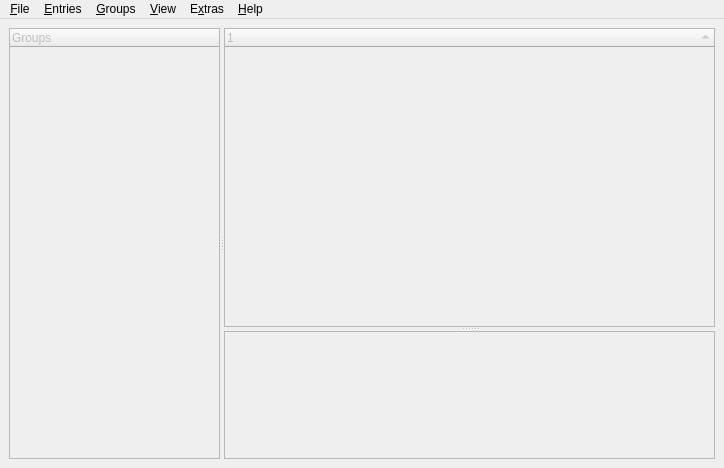
<?xml version="1.0" encoding="UTF-8"?>
<ui version="4.0">
 <author>Tarek Saidi</author>
 <class>MainWindow</class>
 <widget class="QMainWindow" name="MainWindow">
  <property name="geometry">
   <rect>
    <x>0</x>
    <y>0</y>
    <width>724</width>
    <height>468</height>
   </rect>
  </property>
  <property name="mouseTracking">
   <bool>true</bool>
  </property>
  <property name="windowTitle">
   <string>KeePassX</string>
  </property>
  <widget class="QWidget" name="centralWidget">
   <layout class="QVBoxLayout">
    <item>
     <widget class="QSplitter" name="VSplitter">
      <property name="orientation">
       <enum>Qt::Horizontal</enum>
      </property>
      <widget class="KeepassGroupView" name="GroupView">
       <property name="enabled">
        <bool>false</bool>
       </property>
       <property name="sizePolicy">
        <sizepolicy hsizetype="Expanding" vsizetype="Expanding">
         <horstretch>30</horstretch>
         <verstretch>0</verstretch>
        </sizepolicy>
       </property>
       <property name="acceptDrops">
        <bool>true</bool>
       </property>
       <property name="showDropIndicator" stdset="0">
        <bool>true</bool>
       </property>
       <property name="dragEnabled">
        <bool>false</bool>
       </property>
       <column>
        <property name="text">
         <string>Groups</string>
        </property>
       </column>
      </widget>
      <widget class="QSplitter" name="HSplitter">
       <property name="sizePolicy">
        <sizepolicy hsizetype="Expanding" vsizetype="Expanding">
         <horstretch>70</horstretch>
         <verstretch>0</verstretch>
        </sizepolicy>
       </property>
       <property name="orientation">
        <enum>Qt::Vertical</enum>
       </property>
       <widget class="KeepassEntryView" name="EntryView">
        <property name="enabled">
         <bool>false</bool>
        </property>
        <property name="sizePolicy">
         <sizepolicy hsizetype="Expanding" vsizetype="Expanding">
          <horstretch>0</horstretch>
          <verstretch>70</verstretch>
         </sizepolicy>
        </property>
        <property name="selectionMode">
         <enum>QAbstractItemView::ExtendedSelection</enum>
        </property>
        <property name="rootIsDecorated">
         <bool>false</bool>
        </property>
        <property name="sortingEnabled">
         <bool>true</bool>
        </property>
       </widget>
       <widget class="QTextBrowser" name="DetailView">
        <property name="enabled">
         <bool>false</bool>
        </property>
        <property name="sizePolicy">
         <sizepolicy hsizetype="Expanding" vsizetype="Expanding">
          <horstretch>0</horstretch>
          <verstretch>30</verstretch>
         </sizepolicy>
        </property>
        <property name="minimumSize">
         <size>
          <width>0</width>
          <height>30</height>
         </size>
        </property>
        <property name="readOnly">
         <bool>true</bool>
        </property>
        <property name="openLinks">
         <bool>false</bool>
        </property>
       </widget>
      </widget>
     </widget>
    </item>
   </layout>
  </widget>
  <widget class="QMenuBar" name="menuBar">
   <property name="geometry">
    <rect>
     <x>0</x>
     <y>0</y>
     <width>724</width>
     <height>24</height>
    </rect>
   </property>
   <widget class="QMenu" name="menuHelp">
    <property name="title">
     <string>&amp;Help</string>
    </property>
    <addaction name="HelpHandbookAction"/>
    <addaction name="separator"/>
    <addaction name="HelpAboutAction"/>
   </widget>
   <widget class="QMenu" name="menuFile">
    <property name="title">
     <string>&amp;File</string>
    </property>
    <widget class="QMenu" name="menuExport">
     <property name="title">
      <string>&amp;Export to...</string>
     </property>
    </widget>
    <widget class="QMenu" name="menuImport">
     <property name="title">
      <string>&amp;Import from...</string>
     </property>
    </widget>
    <widget class="QMenu" name="menuBookmarks">
     <property name="title">
      <string>&amp;Bookmarks</string>
     </property>
    </widget>
    <addaction name="FileNewAction"/>
    <addaction name="FileOpenAction"/>
    <addaction name="menuBookmarks"/>
    <addaction name="FileCloseAction"/>
    <addaction name="separator"/>
    <addaction name="FileSaveAction"/>
    <addaction name="FileSaveAsAction"/>
    <addaction name="separator"/>
    <addaction name="FileSettingsAction"/>
    <addaction name="FileChangeKeyAction"/>
    <addaction name="separator"/>
    <addaction name="menuImport"/>
    <addaction name="menuExport"/>
    <addaction name="separator"/>
    <addaction name="FileUnLockWorkspaceAction"/>
    <addaction name="FileExitAction"/>
   </widget>
   <widget class="QMenu" name="menuEntries">
    <property name="title">
     <string>&amp;Entries</string>
    </property>
    <addaction name="EditNewEntryAction"/>
    <addaction name="EditCloneEntryAction"/>
    <addaction name="EditEditEntryAction"/>
    <addaction name="EditDeleteEntryAction"/>
    <addaction name="EditAutoTypeAction"/>
    <addaction name="separator"/>
    <addaction name="EditUsernameToClipboardAction"/>
    <addaction name="EditPasswordToClipboardAction"/>
    <addaction name="EditOpenUrlAction"/>
    <addaction name="EditCopyUrlAction"/>
    <addaction name="EditSaveAttachmentAction"/>
    <addaction name="separator"/>
    <addaction name="EditSearchAction"/>
    <addaction name="EditGroupSearchAction"/>
   </widget>
   <widget class="QMenu" name="ViewMenu">
    <property name="title">
     <string>&amp;View</string>
    </property>
    <widget class="QMenu" name="menuTool_Button_Sizes">
     <property name="title">
      <string>Toolbar &amp;Icon Size</string>
     </property>
     <addaction name="ViewToolButtonSize16Action"/>
     <addaction name="ViewToolButtonSize22Action"/>
     <addaction name="ViewToolButtonSize28Action"/>
    </widget>
    <widget class="QMenu" name="menuColumns">
     <property name="title">
      <string>&amp;Columns</string>
     </property>
     <addaction name="ViewColumnsGroupAction"/>
     <addaction name="ViewColumnsTitleAction"/>
     <addaction name="ViewColumnsUsernameAction"/>
     <addaction name="ViewColumnsUrlAction"/>
     <addaction name="ViewColumnsPasswordAction"/>
     <addaction name="ViewColumnsCommentAction"/>
     <addaction name="separator"/>
     <addaction name="ViewColumnsExpireAction"/>
     <addaction name="ViewColumnsCreationAction"/>
     <addaction name="ViewColumnsLastChangeAction"/>
     <addaction name="ViewColumnsLastAccessAction"/>
     <addaction name="ViewColumnsAttachmentAction"/>
    </widget>
    <addaction name="ViewShowEntryDetailsAction"/>
    <addaction name="ViewShowStatusbarAction"/>
    <addaction name="separator"/>
    <addaction name="ViewHideUsernamesAction"/>
    <addaction name="ViewHidePasswordsAction"/>
    <addaction name="separator"/>
    <addaction name="menuColumns"/>
    <addaction name="menuTool_Button_Sizes"/>
   </widget>
   <widget class="QMenu" name="menuExtras">
    <property name="title">
     <string>E&amp;xtras</string>
    </property>
    <addaction name="ExtrasPasswordGenAction"/>
    <addaction name="ExtrasShowExpiredEntriesAction"/>
    <addaction name="ExtrasExpireAllEntriesAction"/>
    <addaction name="ExtrasTrashCanAction"/>
    <addaction name="separator"/>
    <addaction name="ExtrasSettingsAction"/>
   </widget>
   <widget class="QMenu" name="menuGroups">
    <property name="title">
     <string>&amp;Groups</string>
    </property>
    <addaction name="EditNewGroupAction"/>
    <addaction name="EditNewSubgroupAction"/>
    <addaction name="EditEditGroupAction"/>
    <addaction name="EditDeleteGroupAction"/>
    <addaction name="EditGroupSortAction"/>
   </widget>
   <addaction name="menuFile"/>
   <addaction name="menuEntries"/>
   <addaction name="menuGroups"/>
   <addaction name="ViewMenu"/>
   <addaction name="menuExtras"/>
   <addaction name="menuHelp"/>
  </widget>
  <action name="ManageBookmarksAction">
   <property name="text">
    <string>&amp;Manage Bookmarks...</string>
   </property>
  </action>
  <action name="FileOpenAction">
   <property name="text">
    <string>&amp;Open Database...</string>
   </property>
  </action>
  <action name="FileCloseAction">
   <property name="text">
    <string>&amp;Close Database</string>
   </property>
  </action>
  <action name="FileSaveAction">
   <property name="text">
    <string>&amp;Save Database</string>
   </property>
  </action>
  <action name="FileSaveAsAction">
   <property name="text">
    <string>Save Database &amp;As...</string>
   </property>
  </action>
  <action name="FileSettingsAction">
   <property name="text">
    <string>&amp;Database Settings...</string>
   </property>
  </action>
  <action name="FileChangeKeyAction">
   <property name="text">
    <string>Change &amp;Master Key...</string>
   </property>
  </action>
  <action name="FileUnLockWorkspaceAction">
   <property name="text">
    <string>&amp;Lock Workspace</string>
   </property>
  </action>
  <action name="FileExitAction">
   <property name="text">
    <string>&amp;Quit</string>
   </property>
   <property name="menuRole">
    <enum>QAction::QuitRole</enum>
   </property>
  </action>
  <action name="EditNewSubgroupAction">
   <property name="text">
    <string>&amp;Add New Subgroup...</string>
   </property>
  </action>
  <action name="EditEditGroupAction">
   <property name="text">
    <string>&amp;Edit Group...</string>
   </property>
  </action>
  <action name="EditDeleteGroupAction">
   <property name="text">
    <string>&amp;Delete Group</string>
   </property>
  </action>
  <action name="EditPasswordToClipboardAction">
   <property name="text">
    <string>Copy Password &amp;to Clipboard</string>
   </property>
  </action>
  <action name="EditUsernameToClipboardAction">
   <property name="text">
    <string>Copy &amp;Username to Clipboard</string>
   </property>
  </action>
  <action name="EditOpenUrlAction">
   <property name="text">
    <string>&amp;Open URL</string>
   </property>
  </action>
  <action name="EditSaveAttachmentAction">
   <property name="text">
    <string>&amp;Save Attachment As...</string>
   </property>
  </action>
  <action name="EditNewEntryAction">
   <property name="text">
    <string>Add &amp;New Entry...</string>
   </property>
  </action>
  <action name="EditEditEntryAction">
   <property name="text">
    <string>&amp;View/Edit Entry...</string>
   </property>
  </action>
  <action name="EditDeleteEntryAction">
   <property name="text">
    <string>De&amp;lete Entry</string>
   </property>
  </action>
  <action name="EditCloneEntryAction">
   <property name="text">
    <string>&amp;Clone Entry</string>
   </property>
  </action>
  <action name="EditSearchAction">
   <property name="text">
    <string>Search &amp;in Database...</string>
   </property>
  </action>
  <action name="EditGroupSearchAction">
   <property name="text">
    <string>Search in this &amp;Group...</string>
   </property>
  </action>
  <action name="ViewShowEntryDetailsAction">
   <property name="checkable">
    <bool>true</bool>
   </property>
   <property name="text">
    <string>Show &amp;Entry Details</string>
   </property>
  </action>
  <action name="ViewHideUsernamesAction">
   <property name="checkable">
    <bool>true</bool>
   </property>
   <property name="text">
    <string>Hide &amp;Usernames</string>
   </property>
  </action>
  <action name="ViewHidePasswordsAction">
   <property name="checkable">
    <bool>true</bool>
   </property>
   <property name="text">
    <string>Hide &amp;Passwords</string>
   </property>
  </action>
  <action name="ViewColumnsTitleAction">
   <property name="checkable">
    <bool>true</bool>
   </property>
   <property name="text">
    <string>&amp;Title</string>
   </property>
  </action>
  <action name="ViewColumnsUsernameAction">
   <property name="checkable">
    <bool>true</bool>
   </property>
   <property name="text">
    <string>User&amp;name</string>
   </property>
  </action>
  <action name="ViewColumnsUrlAction">
   <property name="checkable">
    <bool>true</bool>
   </property>
   <property name="text">
    <string>&amp;URL</string>
   </property>
  </action>
  <action name="ViewColumnsPasswordAction">
   <property name="checkable">
    <bool>true</bool>
   </property>
   <property name="text">
    <string>&amp;Password</string>
   </property>
  </action>
  <action name="ViewColumnsCommentAction">
   <property name="checkable">
    <bool>true</bool>
   </property>
   <property name="text">
    <string>&amp;Comment</string>
   </property>
  </action>
  <action name="ViewColumnsExpireAction">
   <property name="checkable">
    <bool>true</bool>
   </property>
   <property name="text">
    <string>E&amp;xpires</string>
   </property>
  </action>
  <action name="ViewColumnsCreationAction">
   <property name="checkable">
    <bool>true</bool>
   </property>
   <property name="text">
    <string>C&amp;reation</string>
   </property>
  </action>
  <action name="ViewColumnsLastChangeAction">
   <property name="checkable">
    <bool>true</bool>
   </property>
   <property name="text">
    <string>&amp;Last Change</string>
   </property>
  </action>
  <action name="ViewColumnsLastAccessAction">
   <property name="checkable">
    <bool>true</bool>
   </property>
   <property name="text">
    <string>Last &amp;Access</string>
   </property>
  </action>
  <action name="ViewColumnsAttachmentAction">
   <property name="checkable">
    <bool>true</bool>
   </property>
   <property name="text">
    <string>A&amp;ttachment</string>
   </property>
  </action>
  <action name="ExtrasSettingsAction">
   <property name="text">
    <string>&amp;Settings...</string>
   </property>
   <property name="menuRole">
    <enum>QAction::PreferencesRole</enum>
   </property>
  </action>
  <action name="HelpAboutAction">
   <property name="text">
    <string>&amp;About...</string>
   </property>
   <property name="menuRole">
    <enum>QAction::AboutRole</enum>
   </property>
  </action>
  <action name="ViewShowStatusbarAction">
   <property name="checkable">
    <bool>true</bool>
   </property>
   <property name="text">
    <string>Show &amp;Statusbar</string>
   </property>
  </action>
  <action name="HelpHandbookAction">
   <property name="text">
    <string>&amp;KeePassX Handbook...</string>
   </property>
  </action>
  <action name="HideSearchResultsAction">
   <property name="text">
    <string>Hide</string>
   </property>
  </action>
  <action name="EditAutoTypeAction">
   <property name="text">
    <string>&amp;Perform AutoType</string>
   </property>
  </action>
  <action name="ViewToolButtonSize16Action">
   <property name="checkable">
    <bool>true</bool>
   </property>
   <property name="text">
    <string>&amp;16x16</string>
   </property>
  </action>
  <action name="ViewToolButtonSize22Action">
   <property name="checkable">
    <bool>true</bool>
   </property>
   <property name="text">
    <string>&amp;22x22</string>
   </property>
  </action>
  <action name="ViewToolButtonSize28Action">
   <property name="checkable">
    <bool>true</bool>
   </property>
   <property name="text">
    <string>2&amp;8x28</string>
   </property>
  </action>
  <action name="FileNewAction">
   <property name="text">
    <string>&amp;New Database...</string>
   </property>
  </action>
  <action name="ExtrasPasswordGenAction">
   <property name="text">
    <string>&amp;Password Generator...</string>
   </property>
  </action>
  <action name="ViewColumnsGroupAction">
   <property name="checkable">
    <bool>true</bool>
   </property>
   <property name="text">
    <string>&amp;Group</string>
   </property>
   <property name="visible">
    <bool>false</bool>
   </property>
  </action>
  <action name="ExtrasShowExpiredEntriesAction">
   <property name="text">
    <string>Show &amp;Expired Entries...</string>
   </property>
  </action>
  <action name="ExtrasExpireAllEntriesAction">
   <property name="text">
    <string>Expire All Entries...</string>
   </property>
  </action>
  <action name="ExtrasTrashCanAction">
   <property name="text">
    <string>Recycle Bin...</string>
   </property>
   <property name="visible">
    <bool>false</bool>
   </property>
  </action>
  <action name="AddBookmarkAction">
   <property name="text">
    <string>&amp;Add Bookmark...</string>
   </property>
  </action>
  <action name="AddThisAsBookmarkAction">
   <property name="text">
    <string>Bookmark &amp;this Database...</string>
   </property>
  </action>
  <action name="EditCopyUrlAction">
   <property name="text">
    <string>Copy URL to Clipboard</string>
   </property>
  </action>
  <action name="EditNewGroupAction">
   <property name="text">
    <string>Add New Group...</string>
   </property>
  </action>
  <action name="EditGroupSortAction">
   <property name="text">
    <string>Sort groups</string>
   </property>
  </action>
  <action name="ViewMinimizeAction">
   <property name="text">
    <string>&amp;Minimize Window</string>
   </property>
  </action>
 </widget>
 <customwidgets>
  <customwidget>
   <class>KeepassEntryView</class>
   <extends>QTreeWidget</extends>
   <header>../../src/lib/EntryView.h</header>
  </customwidget>
  <customwidget>
   <class>KeepassGroupView</class>
   <extends>QTreeWidget</extends>
   <header>../../src/lib/GroupView.h</header>
  </customwidget>
 </customwidgets>
 <resources/>
 <connections/>
</ui>
